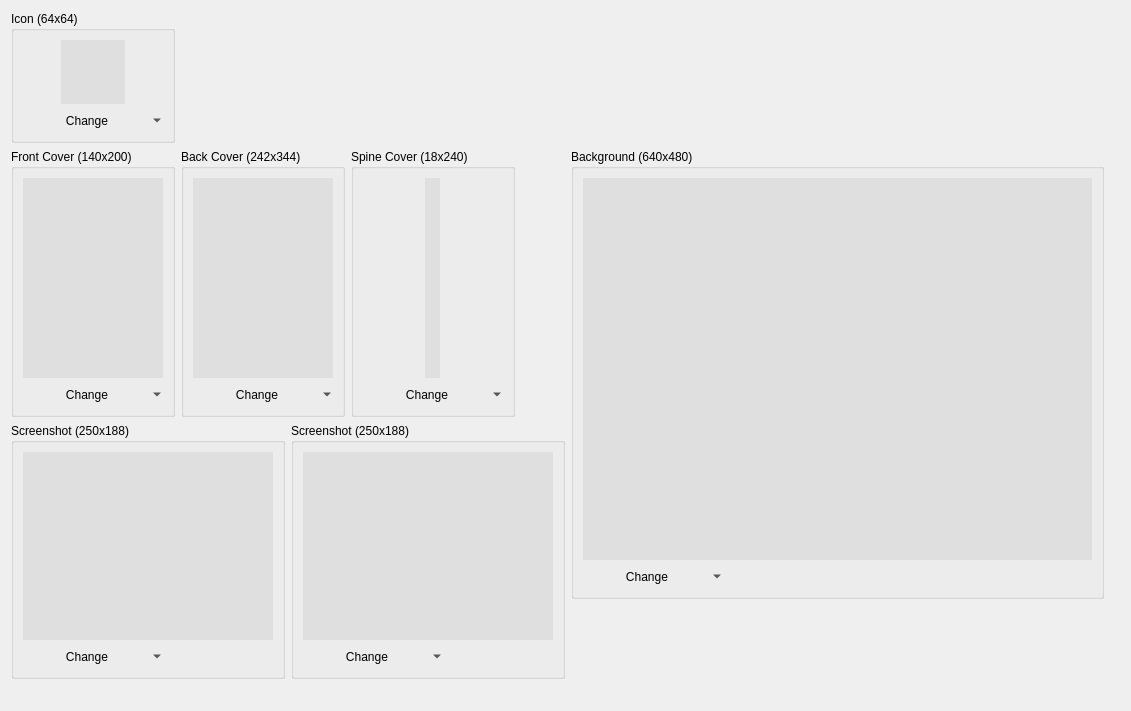
<?xml version="1.0" encoding="UTF-8"?>
<ui version="4.0">
 <class>ManageGameArtsDialog</class>
 <widget class="QDialog" name="ManageGameArtsDialog">
  <property name="geometry">
   <rect>
    <x>0</x>
    <y>0</y>
    <width>1131</width>
    <height>711</height>
   </rect>
  </property>
  <property name="windowTitle">
   <string>Dialog</string>
  </property>
  <layout class="QGridLayout" name="gridLayout_2" columnstretch="1,1000">
   <item row="2" column="0">
    <layout class="QHBoxLayout" name="horizontalLayout_7">
     <item>
      <widget class="QGroupBox" name="mp_gb_screenshot_1">
       <property name="title">
        <string>Screenshot (250x188)</string>
       </property>
       <layout class="QVBoxLayout" name="verticalLayout_11">
        <item>
         <widget class="QLabel" name="mp_label_screenshot_3">
          <property name="sizePolicy">
           <sizepolicy hsizetype="Fixed" vsizetype="Fixed">
            <horstretch>0</horstretch>
            <verstretch>0</verstretch>
           </sizepolicy>
          </property>
          <property name="minimumSize">
           <size>
            <width>250</width>
            <height>188</height>
           </size>
          </property>
          <property name="maximumSize">
           <size>
            <width>250</width>
            <height>188</height>
           </size>
          </property>
          <property name="styleSheet">
           <string notr="true">background-color: #dfdfdf;</string>
          </property>
          <property name="text">
           <string notr="true"/>
          </property>
          <property name="alignment">
           <set>Qt::AlignCenter</set>
          </property>
         </widget>
        </item>
        <item>
         <widget class="QToolButton" name="mp_tbtn_change_screenshot_3">
          <property name="minimumSize">
           <size>
            <width>140</width>
            <height>0</height>
           </size>
          </property>
          <property name="maximumSize">
           <size>
            <width>140</width>
            <height>16777215</height>
           </size>
          </property>
          <property name="text">
           <string>Change</string>
          </property>
          <property name="icon">
           <iconset theme="document-edit">
            <normaloff>../../../../oplpctools_OLD/oplpctools/src</normaloff>../../../../oplpctools_OLD/oplpctools/src</iconset>
          </property>
          <property name="popupMode">
           <enum>QToolButton::MenuButtonPopup</enum>
          </property>
          <property name="toolButtonStyle">
           <enum>Qt::ToolButtonTextBesideIcon</enum>
          </property>
          <property name="autoRaise">
           <bool>true</bool>
          </property>
         </widget>
        </item>
       </layout>
      </widget>
     </item>
     <item>
      <widget class="QGroupBox" name="mp_gb_screenshot_2">
       <property name="title">
        <string>Screenshot (250x188)</string>
       </property>
       <layout class="QVBoxLayout" name="verticalLayout_12">
        <item>
         <widget class="QLabel" name="mp_label_screenshot_4">
          <property name="sizePolicy">
           <sizepolicy hsizetype="Fixed" vsizetype="Fixed">
            <horstretch>0</horstretch>
            <verstretch>0</verstretch>
           </sizepolicy>
          </property>
          <property name="minimumSize">
           <size>
            <width>250</width>
            <height>188</height>
           </size>
          </property>
          <property name="maximumSize">
           <size>
            <width>250</width>
            <height>188</height>
           </size>
          </property>
          <property name="styleSheet">
           <string notr="true">background-color: #dfdfdf;</string>
          </property>
          <property name="text">
           <string notr="true"/>
          </property>
          <property name="alignment">
           <set>Qt::AlignCenter</set>
          </property>
         </widget>
        </item>
        <item>
         <widget class="QToolButton" name="mp_tbtn_change_screenshot_4">
          <property name="minimumSize">
           <size>
            <width>140</width>
            <height>0</height>
           </size>
          </property>
          <property name="maximumSize">
           <size>
            <width>140</width>
            <height>16777215</height>
           </size>
          </property>
          <property name="text">
           <string>Change</string>
          </property>
          <property name="icon">
           <iconset theme="document-edit">
            <normaloff>../../../../oplpctools_OLD/oplpctools/src</normaloff>../../../../oplpctools_OLD/oplpctools/src</iconset>
          </property>
          <property name="popupMode">
           <enum>QToolButton::MenuButtonPopup</enum>
          </property>
          <property name="toolButtonStyle">
           <enum>Qt::ToolButtonTextBesideIcon</enum>
          </property>
          <property name="autoRaise">
           <bool>true</bool>
          </property>
         </widget>
        </item>
       </layout>
      </widget>
     </item>
     <item>
      <spacer name="horizontalSpacer_3">
       <property name="orientation">
        <enum>Qt::Horizontal</enum>
       </property>
       <property name="sizeHint" stdset="0">
        <size>
         <width>40</width>
         <height>20</height>
        </size>
       </property>
      </spacer>
     </item>
    </layout>
   </item>
   <item row="3" column="0">
    <spacer name="verticalSpacer">
     <property name="orientation">
      <enum>Qt::Vertical</enum>
     </property>
     <property name="sizeHint" stdset="0">
      <size>
       <width>20</width>
       <height>40</height>
      </size>
     </property>
    </spacer>
   </item>
   <item row="1" column="0">
    <layout class="QHBoxLayout" name="horizontalLayout">
     <item>
      <widget class="QGroupBox" name="mp_gb_front_cover">
       <property name="title">
        <string>Front Cover (140x200)</string>
       </property>
       <layout class="QVBoxLayout" name="verticalLayout_8">
        <item>
         <widget class="QLabel" name="mp_label_front_cover_2">
          <property name="sizePolicy">
           <sizepolicy hsizetype="Fixed" vsizetype="Fixed">
            <horstretch>0</horstretch>
            <verstretch>0</verstretch>
           </sizepolicy>
          </property>
          <property name="minimumSize">
           <size>
            <width>140</width>
            <height>200</height>
           </size>
          </property>
          <property name="maximumSize">
           <size>
            <width>140</width>
            <height>200</height>
           </size>
          </property>
          <property name="styleSheet">
           <string notr="true">background-color: #dfdfdf;</string>
          </property>
          <property name="text">
           <string notr="true"/>
          </property>
          <property name="alignment">
           <set>Qt::AlignCenter</set>
          </property>
         </widget>
        </item>
        <item>
         <widget class="QToolButton" name="mp_tbtn_change_front_cover_2">
          <property name="minimumSize">
           <size>
            <width>140</width>
            <height>0</height>
           </size>
          </property>
          <property name="maximumSize">
           <size>
            <width>140</width>
            <height>16777215</height>
           </size>
          </property>
          <property name="text">
           <string>Change</string>
          </property>
          <property name="icon">
           <iconset theme="document-edit">
            <normaloff>../../../../oplpctools_OLD/oplpctools/src</normaloff>../../../../oplpctools_OLD/oplpctools/src</iconset>
          </property>
          <property name="popupMode">
           <enum>QToolButton::MenuButtonPopup</enum>
          </property>
          <property name="toolButtonStyle">
           <enum>Qt::ToolButtonTextBesideIcon</enum>
          </property>
          <property name="autoRaise">
           <bool>true</bool>
          </property>
         </widget>
        </item>
       </layout>
      </widget>
     </item>
     <item>
      <widget class="QGroupBox" name="mp_gb_back_cover">
       <property name="title">
        <string>Back Cover (242x344)</string>
       </property>
       <layout class="QVBoxLayout" name="verticalLayout_4">
        <item>
         <widget class="QLabel" name="mp_label_back_cover_2">
          <property name="sizePolicy">
           <sizepolicy hsizetype="Fixed" vsizetype="Fixed">
            <horstretch>0</horstretch>
            <verstretch>0</verstretch>
           </sizepolicy>
          </property>
          <property name="minimumSize">
           <size>
            <width>140</width>
            <height>200</height>
           </size>
          </property>
          <property name="maximumSize">
           <size>
            <width>140</width>
            <height>200</height>
           </size>
          </property>
          <property name="styleSheet">
           <string notr="true">background-color: #dfdfdf;</string>
          </property>
          <property name="text">
           <string notr="true"/>
          </property>
          <property name="alignment">
           <set>Qt::AlignCenter</set>
          </property>
         </widget>
        </item>
        <item>
         <widget class="QToolButton" name="mp_tbtn_change_back_cover_2">
          <property name="minimumSize">
           <size>
            <width>140</width>
            <height>0</height>
           </size>
          </property>
          <property name="maximumSize">
           <size>
            <width>140</width>
            <height>16777215</height>
           </size>
          </property>
          <property name="text">
           <string>Change</string>
          </property>
          <property name="icon">
           <iconset theme="document-edit">
            <normaloff>../../../../oplpctools_OLD/oplpctools/src</normaloff>../../../../oplpctools_OLD/oplpctools/src</iconset>
          </property>
          <property name="popupMode">
           <enum>QToolButton::MenuButtonPopup</enum>
          </property>
          <property name="toolButtonStyle">
           <enum>Qt::ToolButtonTextBesideIcon</enum>
          </property>
          <property name="autoRaise">
           <bool>true</bool>
          </property>
         </widget>
        </item>
       </layout>
      </widget>
     </item>
     <item>
      <widget class="QGroupBox" name="mp_gb_spine_cover">
       <property name="title">
        <string>Spine Cover (18x240)</string>
       </property>
       <layout class="QVBoxLayout" name="verticalLayout_9">
        <item>
         <layout class="QHBoxLayout" name="horizontalLayout_5">
          <item>
           <widget class="QLabel" name="mp_label_spine_cover_2">
            <property name="sizePolicy">
             <sizepolicy hsizetype="Fixed" vsizetype="Fixed">
              <horstretch>0</horstretch>
              <verstretch>0</verstretch>
             </sizepolicy>
            </property>
            <property name="minimumSize">
             <size>
              <width>15</width>
              <height>200</height>
             </size>
            </property>
            <property name="maximumSize">
             <size>
              <width>15</width>
              <height>16777215</height>
             </size>
            </property>
            <property name="styleSheet">
             <string notr="true">background-color: #dfdfdf;</string>
            </property>
            <property name="text">
             <string notr="true"/>
            </property>
            <property name="alignment">
             <set>Qt::AlignCenter</set>
            </property>
           </widget>
          </item>
         </layout>
        </item>
        <item>
         <widget class="QToolButton" name="mp_tbtn_change_spine_cover_2">
          <property name="minimumSize">
           <size>
            <width>140</width>
            <height>0</height>
           </size>
          </property>
          <property name="maximumSize">
           <size>
            <width>140</width>
            <height>16777215</height>
           </size>
          </property>
          <property name="text">
           <string>Change</string>
          </property>
          <property name="icon">
           <iconset theme="document-edit">
            <normaloff>../../../../oplpctools_OLD/oplpctools/src</normaloff>../../../../oplpctools_OLD/oplpctools/src</iconset>
          </property>
          <property name="popupMode">
           <enum>QToolButton::MenuButtonPopup</enum>
          </property>
          <property name="toolButtonStyle">
           <enum>Qt::ToolButtonTextBesideIcon</enum>
          </property>
          <property name="autoRaise">
           <bool>true</bool>
          </property>
         </widget>
        </item>
       </layout>
      </widget>
     </item>
     <item>
      <spacer name="horizontalSpacer_2">
       <property name="orientation">
        <enum>Qt::Horizontal</enum>
       </property>
       <property name="sizeHint" stdset="0">
        <size>
         <width>40</width>
         <height>20</height>
        </size>
       </property>
      </spacer>
     </item>
    </layout>
   </item>
   <item row="0" column="0">
    <layout class="QHBoxLayout" name="horizontalLayout_3">
     <item>
      <widget class="QGroupBox" name="mp_gb_icon">
       <property name="title">
        <string>Icon (64x64)</string>
       </property>
       <layout class="QVBoxLayout" name="verticalLayout_5">
        <item>
         <layout class="QHBoxLayout" name="horizontalLayout_2">
          <item>
           <widget class="QLabel" name="mp_label_icon">
            <property name="sizePolicy">
             <sizepolicy hsizetype="Fixed" vsizetype="Fixed">
              <horstretch>0</horstretch>
              <verstretch>0</verstretch>
             </sizepolicy>
            </property>
            <property name="minimumSize">
             <size>
              <width>64</width>
              <height>64</height>
             </size>
            </property>
            <property name="maximumSize">
             <size>
              <width>64</width>
              <height>64</height>
             </size>
            </property>
            <property name="styleSheet">
             <string notr="true">background-color: #dfdfdf;</string>
            </property>
            <property name="text">
             <string notr="true"/>
            </property>
            <property name="alignment">
             <set>Qt::AlignCenter</set>
            </property>
           </widget>
          </item>
         </layout>
        </item>
        <item>
         <widget class="QToolButton" name="mp_tbtn_change_icon">
          <property name="minimumSize">
           <size>
            <width>140</width>
            <height>0</height>
           </size>
          </property>
          <property name="maximumSize">
           <size>
            <width>140</width>
            <height>16777215</height>
           </size>
          </property>
          <property name="text">
           <string>Change</string>
          </property>
          <property name="icon">
           <iconset theme="document-edit">
            <normaloff>../../../../oplpctools_OLD/oplpctools/src</normaloff>../../../../oplpctools_OLD/oplpctools/src</iconset>
          </property>
          <property name="popupMode">
           <enum>QToolButton::MenuButtonPopup</enum>
          </property>
          <property name="toolButtonStyle">
           <enum>Qt::ToolButtonTextBesideIcon</enum>
          </property>
          <property name="autoRaise">
           <bool>true</bool>
          </property>
         </widget>
        </item>
       </layout>
      </widget>
     </item>
     <item>
      <spacer name="horizontalSpacer">
       <property name="orientation">
        <enum>Qt::Horizontal</enum>
       </property>
       <property name="sizeHint" stdset="0">
        <size>
         <width>40</width>
         <height>20</height>
        </size>
       </property>
      </spacer>
     </item>
    </layout>
   </item>
   <item row="1" column="1" rowspan="2">
    <layout class="QHBoxLayout" name="horizontalLayout_8">
     <item>
      <layout class="QHBoxLayout" name="horizontalLayout_9">
       <item>
        <layout class="QVBoxLayout" name="verticalLayout">
         <item>
          <widget class="QGroupBox" name="mp_gb_background">
           <property name="title">
            <string>Background (640x480)</string>
           </property>
           <layout class="QVBoxLayout" name="verticalLayout_10">
            <item>
             <widget class="QLabel" name="mp_label_background">
              <property name="sizePolicy">
               <sizepolicy hsizetype="Fixed" vsizetype="Fixed">
                <horstretch>0</horstretch>
                <verstretch>0</verstretch>
               </sizepolicy>
              </property>
              <property name="minimumSize">
               <size>
                <width>509</width>
                <height>382</height>
               </size>
              </property>
              <property name="maximumSize">
               <size>
                <width>509</width>
                <height>382</height>
               </size>
              </property>
              <property name="styleSheet">
               <string notr="true">background-color: #dfdfdf;</string>
              </property>
              <property name="text">
               <string notr="true"/>
              </property>
              <property name="alignment">
               <set>Qt::AlignCenter</set>
              </property>
             </widget>
            </item>
            <item>
             <widget class="QToolButton" name="mp_tbtn_change_background">
              <property name="minimumSize">
               <size>
                <width>140</width>
                <height>0</height>
               </size>
              </property>
              <property name="maximumSize">
               <size>
                <width>140</width>
                <height>16777215</height>
               </size>
              </property>
              <property name="text">
               <string>Change</string>
              </property>
              <property name="icon">
               <iconset theme="document-edit">
                <normaloff>../../../../oplpctools_OLD/oplpctools/src</normaloff>../../../../oplpctools_OLD/oplpctools/src</iconset>
              </property>
              <property name="popupMode">
               <enum>QToolButton::MenuButtonPopup</enum>
              </property>
              <property name="toolButtonStyle">
               <enum>Qt::ToolButtonTextBesideIcon</enum>
              </property>
              <property name="autoRaise">
               <bool>true</bool>
              </property>
             </widget>
            </item>
           </layout>
          </widget>
         </item>
         <item>
          <spacer name="verticalSpacer_2">
           <property name="orientation">
            <enum>Qt::Vertical</enum>
           </property>
           <property name="sizeHint" stdset="0">
            <size>
             <width>20</width>
             <height>40</height>
            </size>
           </property>
          </spacer>
         </item>
        </layout>
       </item>
      </layout>
     </item>
     <item>
      <spacer name="horizontalSpacer_4">
       <property name="orientation">
        <enum>Qt::Horizontal</enum>
       </property>
       <property name="sizeType">
        <enum>QSizePolicy::MinimumExpanding</enum>
       </property>
       <property name="sizeHint" stdset="0">
        <size>
         <width>0</width>
         <height>20</height>
        </size>
       </property>
      </spacer>
     </item>
    </layout>
   </item>
  </layout>
 </widget>
 <resources/>
 <connections/>
</ui>
